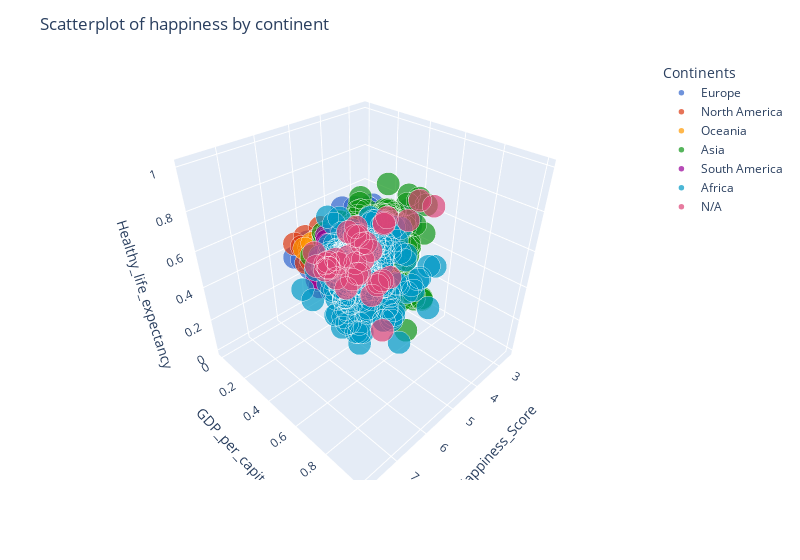

Notebook code for this chart:
### Code cell
k = 7
model = KMeans(k)
feature_names = []

X = df_w_conts[["Happiness_Score", "GDP_per_capita", "Healthy_life_expectancy"]].values
model.fit(X)

fig = px.scatter_3d(df_w_conts,
                 x="Happiness_Score",
                 y="GDP_per_capita",
                 z="Healthy_life_expectancy",
                 color="Continents",
                 color_discrete_sequence=px.colors.qualitative.G10
            )
fig.update_traces(opacity=0.7,
                  )
fig.update_traces(mode='markers',marker_line_color='rgb(255,255,255)', 
                      marker_line_width=2.5)
fig.update_layout(width=800,
                  title="Scatterplot of happiness by continent".format(k))
fig.show()

### Figure 1 — Plotly figure (JSON) as saved in the notebook; plotly's stock layout.template omitted (floating-point values rounded to 4 significant figures; data arrays with more than 128 entries replaced by an {"elided": "..."} marker saying what was removed)
{"data": [{"hovertemplate": "Continents=Europe<br>Happiness_Score=%{x}<br>GDP_per_capita=%{y}<br>Healthy_life_expectancy=%{z}<extra></extra>", "legendgroup": "Europe", "marker": {"color": "#3366CC", "line": {"color": "rgb(255,255,255)", "width": 2.5}, "symbol": "circle"}, "mode": "markers", "name": "Europe", "opacity": 0.7, "scene": "scene", "showlegend": true, "type": "scatter3d", "x": {"elided": "234 float values"}, "y": {"elided": "234 float values"}, "z": {"elided": "234 float values"}}, {"hovertemplate": "Continents=North America<br>Happiness_Score=%{x}<br>GDP_per_capita=%{y}<br>Healthy_life_expectancy=%{z}<extra></extra>", "legendgroup": "North America", "marker": {"color": "#DC3912", "line": {"color": "rgb(255,255,255)", "width": 2.5}, "symbol": "circle"}, "mode": "markers", "name": "North America", "opacity": 0.7, "scene": "scene", "showlegend": true, "type": "scatter3d", "x": [7.427, 7.226, 7.187, 7.119, 6.786, 6.168, 6.13, 6.123, 5.828, 5.709, 4.885, 4.788, 4.518, 7.404, 7.104, 7.087, 7.039, 6.778, 6.701, 6.324, 6.168, 6.068, 5.992, 5.956, 5.51, 5.155, 4.871, 4.028, 7.316, 7.079, 6.993, 6.578, 6.454, 6.452, 6.168, 6.071, 6.003, 5.956, 5.311, 5.23, 5.181, 3.603, 7.328, 7.072, 6.886, 6.488, 6.43, 6.382, 6.167, 6.141, 5.956, 5.89, 5.504, 5.302, 3.582, 7.278, 7.167, 6.892, 6.595, 6.436, 6.321, 6.253, 6.105, 5.89, 5.86, 5.425, 3.597, 7.232, 7.121, 6.94, 6.465, 6.399, 6.348, 6.305, 6.192, 6.137, 5.953, 5.89, 5.689, 3.721], "y": [0.7826, 0.5614, 0.6001, 0.8233, 0.6258, 0.7143, 0.4473, 0.4359, 0.345, 0.4746, 0.5254, 0.3463, 0.1501, 0.7827, 0.8211, 0.5726, 0.737, 0.5988, 0.6373, 0.4401, 0.718, 0.4622, 0.3605, 0.4636, 0.4733, 0.5495, 0.3607, 0.1609, 0.7881, 0.5882, 0.8244, 0.6117, 0.4596, 0.6553, 0.7244, 0.3867, 0.48, 0.479, 0.4886, 0.5718, 0.3831, 0.1872, 0.6303, 0.4759, 0.6631, 0.4894, 0.5251, 0.3653, 0.3774, 0.3108, 0.3779, 0.3837, 0.2876, 0.4624, 0.1404, 0.8076, 0.608, 0.8486, 0.6297, 0.4668, 0.6773, 0.4632, 0.4029, 0.4855, 0.3715, 0.5965, 0.1791, 0.8471, 0.6385, 0.8941, 0.6666, 0.4905, 0.4874, 0.7143, 0.7598, 0.4035, 0.3896, 0.507, 0.6398, 0.1853], "z": [0.8776, 0.8312, 0.7843, 0.8328, 0.7661, 0.5801, 0.6441, 0.6102, 0.7114, 0.6544, 0.6348, 0.6622, 0.3486, 0.8631, 0.81, 0.7908, 0.8084, 0.7361, 0.7327, 0.5491, 0.5334, 0.6099, 0.6713, 0.4565, 0.6085, 0.5888, 0.5966, 0.2588, 0.8782, 0.7987, 0.8144, 0.7463, 0.5664, 0.7422, 0.545, 0.686, 0.6255, 0.471, 0.6732, 0.6031, 0.6113, 0.2879, 0.8686, 0.7912, 0.7931, 0.7363, 0.7343, 0.5863, 0.6167, 0.6765, 0.4549, 0.6696, 0.6, 0.5922, 0.2735, 0.9015, 0.8282, 0.7423, 0.7297, 0.6187, 0.777, 0.6602, 0.7046, 0.7008, 0.6979, 0.6506, 0.332, 0.8987, 0.8258, 0.7309, 0.7309, 0.6204, 0.6616, 0.7721, 0.579, 0.7058, 0.6961, 0.6929, 0.652, 0.329]}, {"hovertemplate": "Continents=Oceania<br>Happiness_Score=%{x}<br>GDP_per_capita=%{y}<br>Healthy_life_expectancy=%{z}<extra></extra>", "legendgroup": "Oceania", "marker": {"color": "#FF9900", "line": {"color": "rgb(255,255,255)", "width": 2.5}, "symbol": "circle"}, "mode": "markers", "name": "Oceania", "opacity": 0.7, "scene": "scene", "showlegend": true, "type": "scatter3d", "x": [7.286, 7.284, 7.334, 7.313, 7.314, 7.284, 7.324, 7.272, 7.307, 7.228, 7.3, 7.223], "y": [0.7372, 0.787, 0.7377, 0.7851, 0.7484, 0.7909, 0.6004, 0.6351, 0.7702, 0.8118, 0.8084, 0.8527], "z": [0.8804, 0.9042, 0.8668, 0.8889, 0.8594, 0.8881, 0.849, 0.8824, 0.889, 0.8986, 0.886, 0.8987]}, {"hovertemplate": "Continents=Asia<br>Happiness_Score=%{x}<br>GDP_per_capita=%{y}<br>Healthy_life_expectancy=%{z}<extra></extra>", "legendgroup": "Asia", "marker": {"color": "#109618", "line": {"color": "rgb(255,255,255)", "width": 2.5}, "symbol": "circle"}, "mode": "markers", "name": "Asia", "opacity": 0.7, "scene": "scene", "showlegend": true, "type": "scatter3d", "x": {"elided": "260 float values"}, "y": {"elided": "260 float values"}, "z": {"elided": "260 float values"}}, {"hovertemplate": "Continents=South America<br>Happiness_Score=%{x}<br>GDP_per_capita=%{y}<br>Healthy_life_expectancy=%{z}<extra></extra>", "legendgroup": "South America", "marker": {"color": "#990099", "line": {"color": "rgb(255,255,255)", "width": 2.5}, "symbol": "circle"}, "mode": "markers", "name": "South America", "opacity": 0.7, "scene": "scene", "showlegend": true, "type": "scatter3d", "x": [6.983, 6.81, 6.67, 6.574, 6.485, 6.477, 6.269, 5.975, 5.89, 5.878, 5.824, 6.952, 6.705, 6.65, 6.545, 6.481, 6.269, 6.084, 5.976, 5.822, 5.743, 5.538, 6.652, 6.635, 6.599, 6.454, 6.357, 6.008, 5.823, 5.715, 5.493, 5.25, 6.476, 6.419, 6.388, 6.379, 6.26, 5.973, 5.752, 5.681, 5.663, 4.806, 6.444, 6.3, 6.293, 6.125, 6.086, 6.028, 5.779, 5.743, 5.697, 4.707, 6.44, 6.376, 6.228, 6.163, 5.975, 5.925, 5.797, 5.747, 5.692, 5.053], "y": [0.5766, 0.6142, 0.6518, 0.6198, 0.6246, 0.5393, 0.5851, 0.5067, 0.3976, 0.4445, 0.5283, 0.5832, 0.6563, 0.6193, 0.6364, 0.5508, 0.5885, 0.6093, 0.5185, 0.4173, 0.5314, 0.4736, 0.6656, 0.5869, 0.6291, 0.6466, 0.5671, 0.5293, 0.4389, 0.5479, 0.4923, 0.5983, 0.5343, 0.4643, 0.5063, 0.5159, 0.4517, 0.4175, 0.3509, 0.3914, 0.4392, 0.4691, 0.6834, 0.5899, 0.6622, 0.5784, 0.6429, 0.5344, 0.4524, 0.5, 0.5633, 0.5633, 0.697, 0.62, 0.7139, 0.6066, 0.6693, 0.5553, 0.5978, 0.4757, 0.5844, 0.5012], "z": [0.6642, 0.6883, 0.8295, 0.7565, 0.7814, 0.6578, 0.5733, 0.7601, 0.5028, 0.6273, 0.6981, 0.6297, 0.8535, 0.7204, 0.7475, 0.6105, 0.5151, 0.6351, 0.7084, 0.4718, 0.647, 0.5956, 0.8623, 0.6473, 0.7305, 0.756, 0.6245, 0.7205, 0.4959, 0.6617, 0.6078, 0.6479, 0.7824, 0.652, 0.7196, 0.7461, 0.6127, 0.7118, 0.4882, 0.5931, 0.651, 0.6343, 0.7867, 0.6728, 0.7587, 0.7104, 0.749, 0.7365, 0.5801, 0.6486, 0.723, 0.6757, 0.7531, 0.6733, 0.7816, 0.7119, 0.7468, 0.7372, 0.7246, 0.5822, 0.6467, 0.6741]}, {"hovertemplate": "Continents=Africa<br>Happiness_Score=%{x}<br>GDP_per_capita=%{y}<br>Healthy_life_expectancy=%{z}<extra></extra>", "legendgroup": "Africa", "marker": {"color": "#0099C6", "line": {"color": "rgb(255,255,255)", "width": 2.5}, "symbol": "circle"}, "mode": "markers", "name": "Africa", "opacity": 0.7, "scene": "scene", "showlegend": true, "type": "scatter3d", "x": {"elided": "251 float values"}, "y": {"elided": "251 float values"}, "z": {"elided": "251 float values"}}, {"hovertemplate": "Continents=N/A<br>Happiness_Score=%{x}<br>GDP_per_capita=%{y}<br>Healthy_life_expectancy=%{z}<extra></extra>", "legendgroup": "N/A", "marker": {"color": "#DD4477", "line": {"color": "rgb(255,255,255)", "width": 2.5}, "symbol": "circle"}, "mode": "markers", "name": "N/A", "opacity": 0.7, "scene": "scene", "showlegend": true, "type": "scatter3d", "x": [5.695, 5.589, 5.057, 4.715, 4.517, 3.989, 5.771, 5.401, 5.057, 4.754, 4.272, 4.236, 6.422, 5.81, 5.472, 5.279, 4.775, 4.291, 4.28, 6.192, 5.662, 4.743, 4.559, 4.245, 6.192, 6.1, 4.812, 4.696, 4.418, 6.455, 6.325, 5.536, 5.51, 5.194, 4.553, 4.311], "y": [0.712, 0.4693, 0.1034, 0.3483, 0.496, 0.396, 0.7099, 0.4779, 0.1126, 0.3471, 0, 0.4042, 0.7635, 0.7165, 0.8273, 0.5026, 0.3753, 0.4255, 0.03758, 0.5787, 0.4011, 0.2983, 0.3176, 0.02172, 0.7268, 0.5163, 0.3902, 0.3806, 0.04101, 0.8639, 0.5469, 0.7892, 0.8959, 0.4123, 0.3825, 0.04066], "z": [0.896, 0.597, 0.4, 0.6265, 0.05146, 0.2688, 0.8782, 0.5487, 0.3202, 0.5798, 0.1638, 0.2667, 0.8353, 0.8783, 0.9932, 0.5677, 0.5934, 0.3013, 0.1969, 0.5431, 0.5569, 0.5804, 0.3265, 0.1902, 0.5869, 0.6303, 0.389, 0.5473, 0.2432, 0.772, 0.5912, 0.9018, 0.999, 0.4026, 0.5395, 0.2436]}], "layout": {"legend": {"title": {"text": "Continents"}, "tracegroupgap": 0}, "margin": {"t": 60}, "scene": {"domain": {"x": [0, 1], "y": [0, 1]}, "xaxis": {"title": {"text": "Happiness_Score"}}, "yaxis": {"title": {"text": "GDP_per_capita"}}, "zaxis": {"title": {"text": "Healthy_life_expectancy"}}}, "title": {"text": "Scatterplot of happiness by continent"}, "width": 800}}
